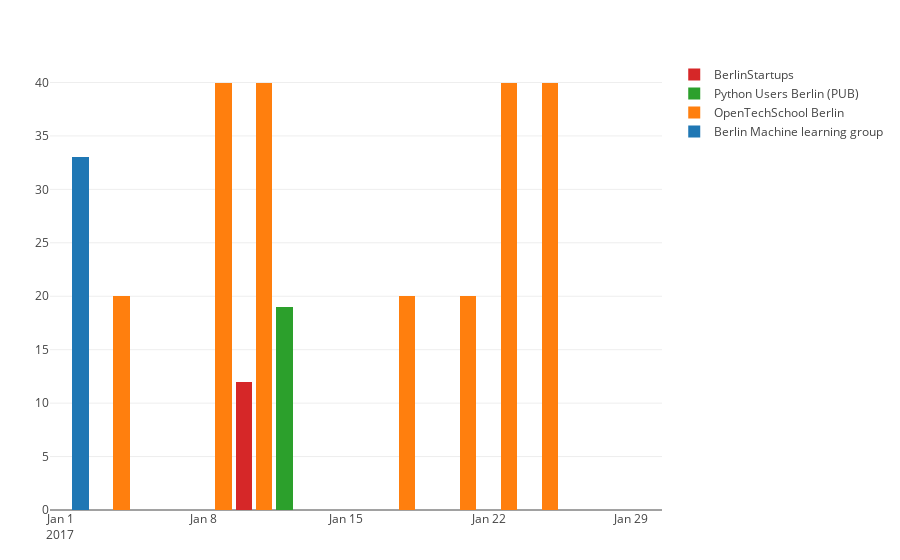

Notebook code cell kept with this figure:
### Code cell
using Molcajete
Molcajete.show_calendar("Julia-Users-Group", Date(2017, 1, 1), Date(2017, 1, 30), num_meetups = 20)
